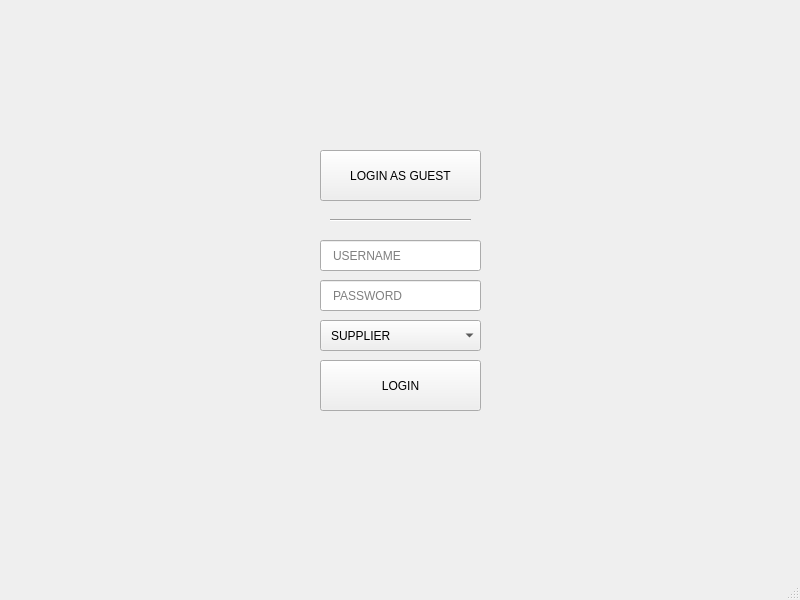
<?xml version="1.0" encoding="UTF-8"?>
<ui version="4.0">
 <class>MainWindow</class>
 <widget class="QMainWindow" name="MainWindow">
  <property name="geometry">
   <rect>
    <x>0</x>
    <y>0</y>
    <width>800</width>
    <height>600</height>
   </rect>
  </property>
  <property name="windowTitle">
   <string>MainWindow</string>
  </property>
  <property name="styleSheet">
   <string notr="true"/>
  </property>
  <widget class="QWidget" name="centralwidget">
   <widget class="QPushButton" name="pushButton">
    <property name="geometry">
     <rect>
      <x>320</x>
      <y>150</y>
      <width>161</width>
      <height>51</height>
     </rect>
    </property>
    <property name="styleSheet">
     <string notr="true"/>
    </property>
    <property name="text">
     <string>LOGIN AS GUEST</string>
    </property>
   </widget>
   <widget class="QComboBox" name="comboBox">
    <property name="geometry">
     <rect>
      <x>320</x>
      <y>320</y>
      <width>161</width>
      <height>31</height>
     </rect>
    </property>
    <property name="styleSheet">
     <string notr="true">padding-left: 10px</string>
    </property>
    <item>
     <property name="text">
      <string>SUPPLIER</string>
     </property>
    </item>
    <item>
     <property name="text">
      <string>RETAILER</string>
     </property>
    </item>
    <item>
     <property name="text">
      <string>STAFF</string>
     </property>
    </item>
   </widget>
   <widget class="Line" name="line">
    <property name="geometry">
     <rect>
      <x>330</x>
      <y>210</y>
      <width>141</width>
      <height>20</height>
     </rect>
    </property>
    <property name="orientation">
     <enum>Qt::Horizontal</enum>
    </property>
   </widget>
   <widget class="QLineEdit" name="lineEdit">
    <property name="geometry">
     <rect>
      <x>320</x>
      <y>240</y>
      <width>161</width>
      <height>31</height>
     </rect>
    </property>
    <property name="styleSheet">
     <string notr="true">padding: 0px 10px</string>
    </property>
    <property name="inputMask">
     <string/>
    </property>
    <property name="text">
     <string/>
    </property>
    <property name="placeholderText">
     <string>USERNAME</string>
    </property>
   </widget>
   <widget class="QLineEdit" name="lineEdit_2">
    <property name="geometry">
     <rect>
      <x>320</x>
      <y>280</y>
      <width>161</width>
      <height>31</height>
     </rect>
    </property>
    <property name="autoFillBackground">
     <bool>false</bool>
    </property>
    <property name="styleSheet">
     <string notr="true">padding: 0px 10px</string>
    </property>
    <property name="inputMask">
     <string/>
    </property>
    <property name="placeholderText">
     <string>PASSWORD</string>
    </property>
   </widget>
   <widget class="QPushButton" name="pushButton_2">
    <property name="geometry">
     <rect>
      <x>320</x>
      <y>360</y>
      <width>161</width>
      <height>51</height>
     </rect>
    </property>
    <property name="styleSheet">
     <string notr="true"/>
    </property>
    <property name="text">
     <string>LOGIN</string>
    </property>
   </widget>
  </widget>
  <widget class="QStatusBar" name="statusbar"/>
 </widget>
 <resources/>
 <connections/>
</ui>
